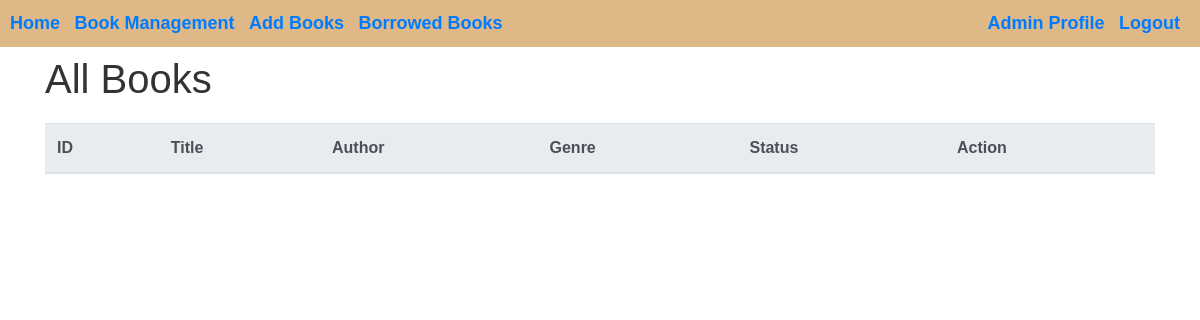
Page /books/ (signed in) on the earlier database version.
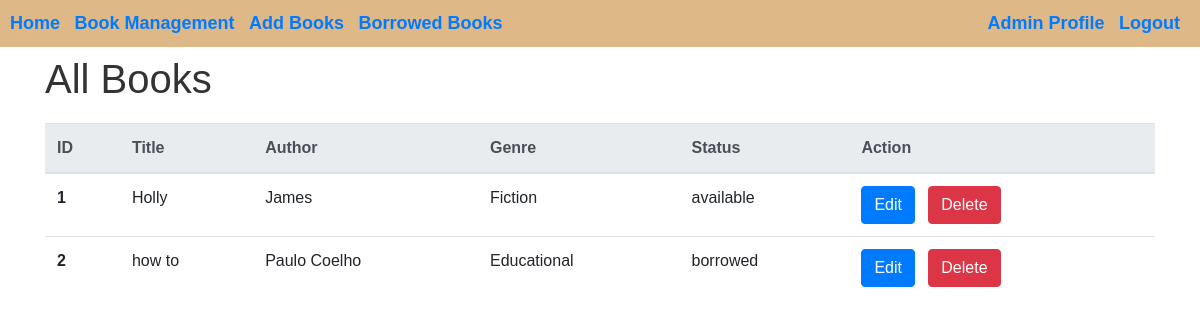
Same page on the later database version.
### bookmanagement/models.py (models this page shows, shortened)
class Book(models.Model):
    title = models.CharField(max_length=100)
    author = models.CharField(max_length=100)
    genre = models.CharField(max_length=50)
    book_file=models.FileField(upload_to='books_pdfs', default= "")
    book_cover=models.ImageField(upload_to='library_manage/books_image', default = "")
    ratings=models.DecimalField(max_digits=3, decimal_places=1, default = 2)
    status_choices = [
        ('available', 'Available'),
        ('borrowed', 'Borrowed'),
    ]
    status = models.CharField(max_length=20, choices=status_choices, default='available')

### bookmanagement/views.py (the view)
    def wrapper(request, *args, **kwargs):
        if request.user.is_authenticated and (request.user.is_superuser or request.user.is_admin):
            return view_func(request, *args, **kwargs)
        else:
            return redirect('login')  # Redirect to login page if not admin or super admin

### bookmanagement/views.py (called while the page is built)
def admin_required(view_func):
    def wrapper(request, *args, **kwargs):
        if request.user.is_authenticated and (request.user.is_superuser or request.user.is_admin):
            return view_func(request, *args, **kwargs)
        else:
            return redirect('login')  # Redirect to login page if not admin or super admin
    return wrapper

@login_required(login_url='login')
@admin_required
def book_list(request):
    books = Book.objects.all()
    us=User.objects.all()
    context={'books':books}
    return render(request, 'bookmanagement/book_list.html', context=context)

### bookmanagement/templates/bookmanagement/book_list.html (shortened to what this page needs)
<!doctype html>
<html lang="en">
<head>
  <link rel="stylesheet" href="https://cdnjs.cloudflare.com/ajax/libs/font-awesome/5.15.2/css/all.min.css"
 />
  <link rel="stylesheet" href="https://cdn.jsdelivr.net/npm/bootstrap@4.4.1/dist/css/bootstrap.min.css"
>
</head>
<body>
  <header>
    <nav>
      <ul>
        <li><a href="{% url 'home' %}" style="text-decoration: none; font-weight: bold; font-size: 18px;">Home</a></li>
        <li><a href="booklist" style="text-decoration: none; font-weight: bold; font-size: 18px;">Book Management</a></li>
        <li><a href="AddBook" style="text-decoration: none; font-weight: bold; font-size: 18px;">Add Books</a></li>
        <li><a href="Borrowed" style="text-decoration: none; font-weight: bold; font-size: 18px;">Borrowed Books</a></li>
      </ul>
      <ul>
        <li><a href="#" style="text-decoration: none; font-weight: bold; font-size: 18px;">Admin Profile</a></li>
        <li><a href="{% url 'logout' %}" style="text-decoration: none; font-weight: bold; font-size: 18px;">Logout</a></li>
      </ul>
    </nav>
  </header>
  <div class="container">
    <h1 class="mt-2">All Books</h1>
    <table class="table">
      <thead class="thead-light">
        <tr>
          <th scope="col">ID</th>
          <th scope="col">Title</th>
          <th scope="col">Author</th>
          <th scope="col">Genre</th>
          <th scope="col">Status</th>
        <th scope="col">Action</th>
        </tr>
      </thead>
      <tbody>
        {% for i in books %}
        <tr>
          <th scope="row">{{ forloop.counter }}</th>
          <td>{{ i.title }}</td>
          <td>{{ i.author }}</td>
          <td>{{ i.genre }}</td>
          <td>{{ i.status }}</td>
          <td>
            <a href="editbook?bookid={{i.id}}"><button type="button" class="btn btn-primary">Edit</button></a>
            <a href="deletebook?bookid={{i.id}}"><button type="button" class="btn btn-danger">Delete</button></a>
          </td>
        </tr>
        {% endfor %}
      </tbody>
    </table>
  </div>

Differences in the rows shown:
added Book: title "Holly", author "James", genre "Fiction", status "available"
added Book: title "how to", author "Paulo Coelho", genre "Educational", status "borrowed"
